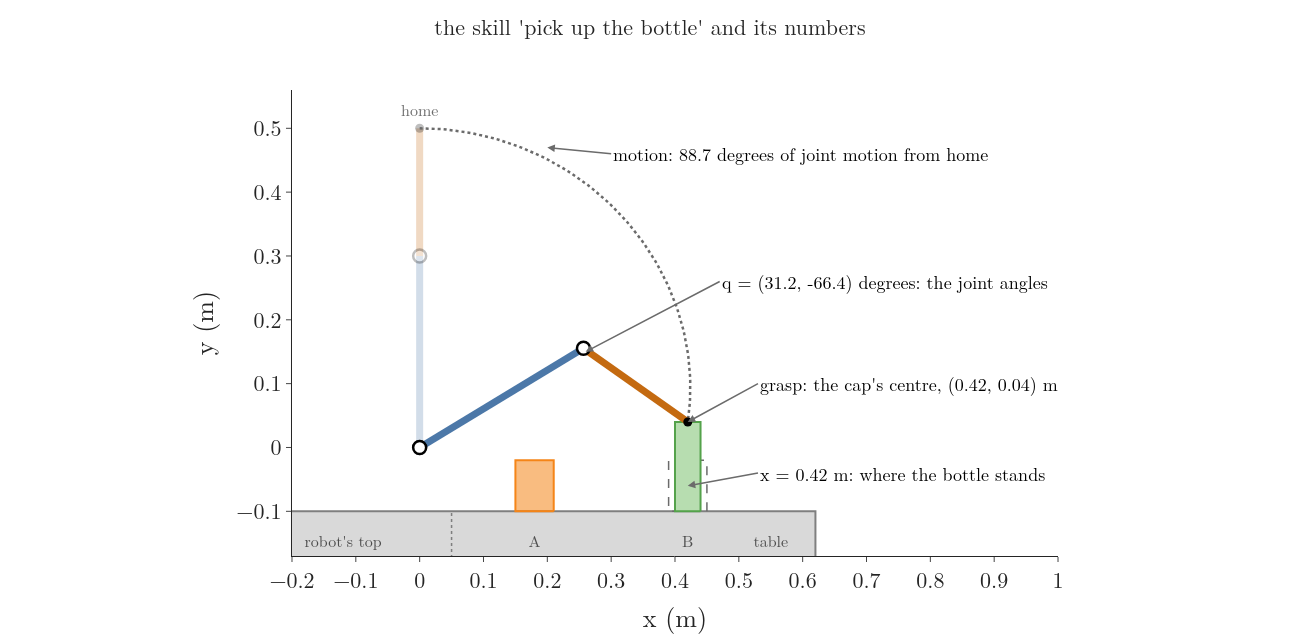

Recreate this plot in Python.
"""Still: the numbers inside one skill, "pick up the bottle" in the final plan. The bottle stands at x = 0.42 m; the one
grasp puts the hand on the centre of its cap, (0.42, 0.04) m; the joint angles that put the hand there without
hitting anything are q = (31.2, -66.4) degrees; the motion from home to q is 88.7 degrees of joint motion (the dotted
track of the hand). Plotly, because it is drawn from the same model as the animations.
Run -> params.png"""
from pathlib import Path

import plotly.graph_objects as go

import tabledraw as td
import tampkit as t
from gifkit import GREEN, GREY

here = Path(__file__).parent
w = t.World({"cup": t.A_X, "bottle": t.B_X})
g = t.grasp_conf(w, "bottle", t.B_X)
path, L = t.motion(w, t.HOME, g)
assert [round(v, 1) for v in g] == [31.2, -66.4] and round(L, 1) == 88.7
cap = t.top("bottle", t.B_X)
assert [round(v, 2) for v in cap] == [0.42, 0.04]

fig = go.Figure()
td.scene(fig, w)
td.arm(fig, t.HOME, opacity=0.25)
td.hand_trace(fig, path)
td.arm(fig, g)
notes = [
    (0.42, -0.06, 0.53, -0.04, "x = 0.42 m: where the bottle stands"),
    (0.42, 0.04, 0.53, 0.10, "grasp: the cap's centre, (0.42, 0.04) m"),
    (0.26, 0.15, 0.47, 0.26, "q = (31.2, -66.4) degrees: the joint angles"),
    (0.20, 0.47, 0.30, 0.46, "motion: 88.7 degrees of joint motion from home"),
]
for x, y, ax, ay, s in notes:
    fig.add_annotation(x=x, y=y, ax=ax, ay=ay, axref="x", ayref="y", text=s, showarrow=True, arrowhead=2,
                       arrowwidth=1.5, arrowcolor=GREY, xanchor="left", font=dict(size=18, color="black"))
fig.add_annotation(x=0.0, y=0.53, text="home", showarrow=False, font=dict(size=16, color=GREY))
td.axes(fig, xr=(-0.2, 1.0), yr=(-0.17, 0.56))
fig.update_yaxes(scaleanchor="x")
td.layout(fig, 1300, 640, "the skill 'pick up the bottle' and its numbers")
fig.write_image(here / "params.png", scale=1)
